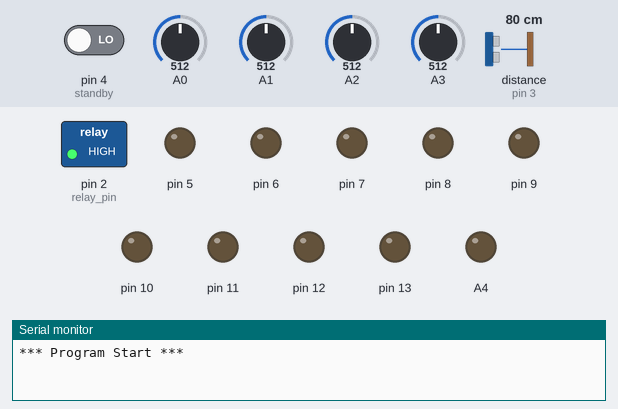
The sketch below on a simulated Arduino Uno, built with avr-gcc and run on an emulated ATmega328P. On the bench: switched loads named in the sketch (green lamp = pin HIGH), output pins drawn as LEDs (lit = HIGH), the last lines printed to the serial monitor. Wiring (inferred from the names in the program): ultrasonic range finder: trigger pin 3; echo pin 3. Dashed ring = blinking. The inputs (shaded band) are chosen by the test bench; at power-on: distance to the obstacle (sensor on pin 3) 80 cm, pin 4 (standby) LOW, A3 = 512, A0 = 512, A1 = 512, A2 = 512. The echo pulse lasts 58.3 µs per cm; pins used as bus, display or sensor lines are not drawn.

Above: at 1.2 s.
1.3 s: distance to the obstacle (sensor on pin 3) set to 22 cm
2.8 s: distance to the obstacle (sensor on pin 3) set to 18 cm
At 3.8 s:
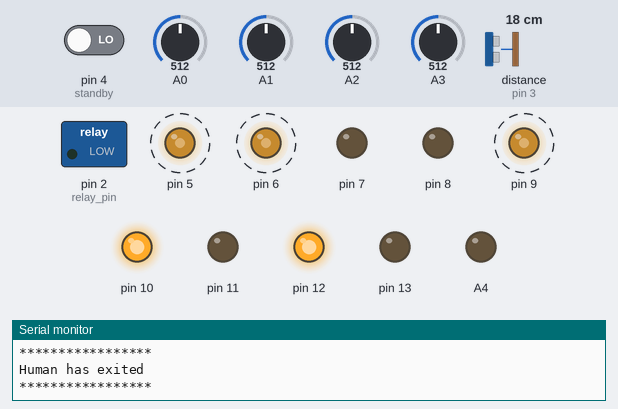
5.8 s: distance to the obstacle (sensor on pin 3) set to 35 cm
At 7.0 s:
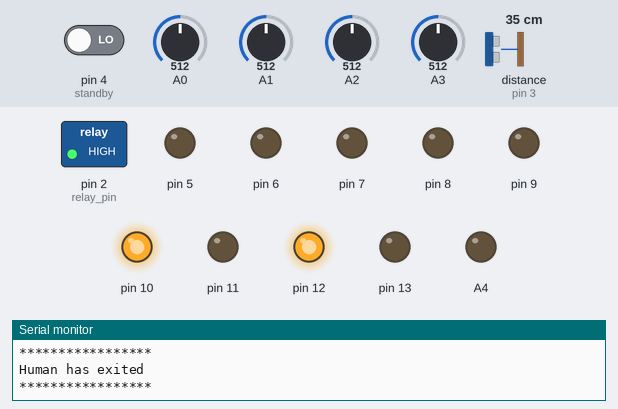
7.8 s: distance to the obstacle (sensor on pin 3) set to 2 cm
At 8.35 s:
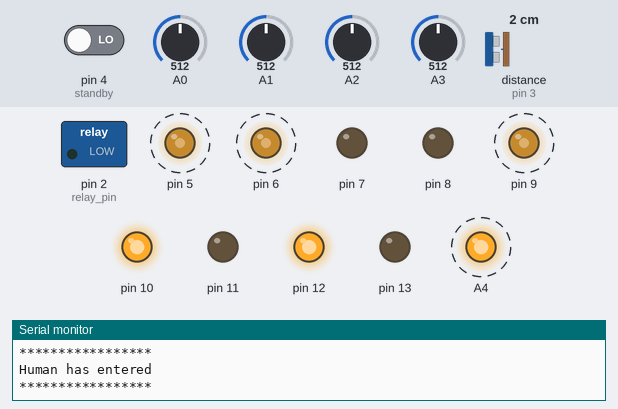
10.8 s: pin 4 (standby) driven HIGH
At 12.8 s:
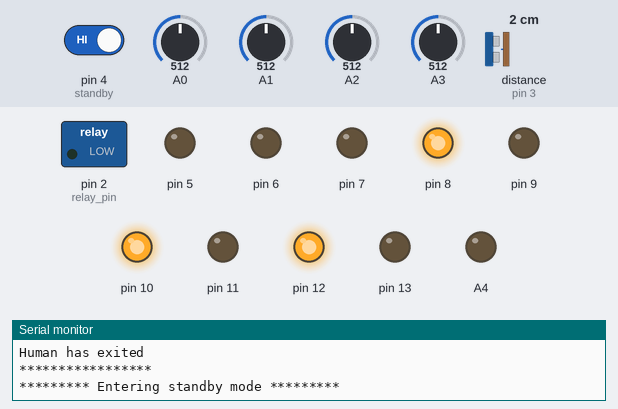
13.8 s: A3 set to 716
Timing chart, 0 to 17.8 s (numbered marks = the images above; inputs shaded):
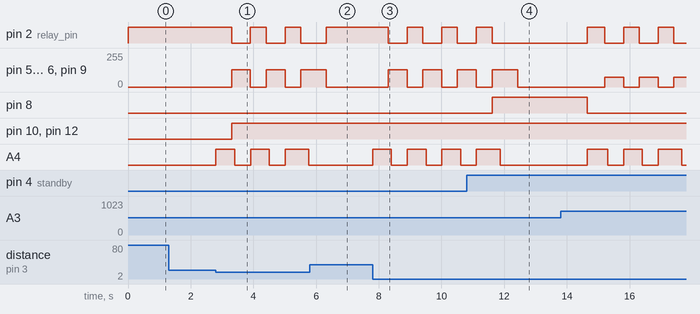

The sketch:

main.ino
```cpp
/// Define Factory namespace to interface with different inputs and outputs

namespace Factory {
    // Analog ranges of components
    const int ldr_low = 54, ldr_high = 974;
    const int led_low = 0, led_high = 255;
    int analog_tmp_low = 20, analog_tmp_high = 358;
    const int motor_low = 0, motor_high = 255;

    // Range of physical quantities
    const int temp_low = -40, temp_high = 125;
    const int lux_min = 10, lux_max = 5000;

   	//--------------------------- INPUT CONTROLLER FOR FACTORY -------------------------------------------

    /* Hold Standby Button Data */
    struct Stand_by {
        Stand_by(int btn_pin, int led_pin, int count_pin, int presence_led):
        btn_pin{btn_pin}, led_pin{led_pin}, count_pin{count_pin}, presence_led{presence_led} {
            pinMode(btn_pin, INPUT);
            pinMode(led_pin, OUTPUT);
            pinMode(count_pin, OUTPUT);
            pinMode(presence_led, OUTPUT);
        }

        const int btn_pin;
        const int led_pin;
        const int count_pin;
        const int presence_led;

        int hours = 1;
        bool state = false;
        bool prev_state = false;
    };


    /* Weather Monitoring */
    struct Monitoring {
        Monitoring(int ldr_in, int ldr_out, int tmp_in, int tmp_out):
        ldr_in{ldr_in}, ldr_out{ldr_out}, tmp_in{tmp_in}, tmp_out{tmp_out} {
            pinMode(ldr_in, INPUT);
            pinMode(ldr_out, INPUT);
            pinMode(tmp_in, INPUT);
            pinMode(tmp_out, INPUT);
        }

        const int ldr_in;
        const int ldr_out;
        const int tmp_in;
        const int tmp_out;
    };

    /* Controller class for input methods */
    class Input {
        public:
            Input(int ultrasonic, Stand_by standby, Monitoring monitoring);

            /* Handle human presence */
            double read_ultrasonic_ping() const;
            double pulse_to_distance(double ping) const { return ping * 0.01723; }

            bool get_human_presence() const { return human_presence; }
            void set_human_presence(bool presence) { human_presence = presence; }
            void toggle_presence_led(bool state) const { digitalWrite(standby.presence_led, state); }

            /* Handle standby mode input */
            bool is_standby() const { return standby.state; }
            int get_standby_hours() const { return standby.hours; }
            void reset_standby();

            void toggle_standby_led(bool state) const { digitalWrite(standby.led_pin, state); }
            void check_standby_input(int max_hours);

            /* Read and Write weather information */
            int read_ldr_in() const { return analogRead(monitor.ldr_in); }
            int read_tmp_in() const { return analogRead(monitor.tmp_in); }
            int read_ldr_out() const { return analogRead(monitor.ldr_out); }
            int read_tmp_out() const { return analogRead(monitor.tmp_out); }

            int analog_to_celsius(int analog) const;
            int analog_to_lux(int analog) const;

            void weather_feedback() const;
        private:
            const int ultrasonic;

            // Standby Mode
            Stand_by standby;
            bool human_presence = false;

            // Weather
            const Monitoring monitor;
    };

    Input::Input(int ultrasonic, Stand_by standby, Monitoring monitor):
        ultrasonic{ultrasonic}, standby{standby}, monitor{monitor}
    {
        // Initialize pins to arduino board
        pinMode(ultrasonic, INPUT);
    }

    int Input::analog_to_celsius(int analog) const {
        int value = (analog - 20) * 3.04;
        int celsius = map(value, 0, 1023, temp_low, temp_high);
        return celsius;
    }

    int Input::analog_to_lux(int analog) const {
        return map(analog, 0, 1023, lux_min, lux_max);
    }

    // Test ultrasonic ping and return distance
    double Input::read_ultrasonic_ping() const {
        pinMode(ultrasonic, OUTPUT); // Clear the trigger
        digitalWrite(ultrasonic, LOW);
        delayMicroseconds(2);

        digitalWrite(ultrasonic, HIGH);
        delayMicroseconds(10);

        digitalWrite(ultrasonic, LOW);
        pinMode(ultrasonic, INPUT);

        double distance = pulse_to_distance(pulseIn(ultrasonic, HIGH));
        return distance;
    }

    /* Check for standby toggle and hours input */
    void Input::check_standby_input(int max_hours) {
        // Detect standby toggle ON and OFF
        bool new_state = digitalRead(standby.btn_pin);
        if(standby.prev_state == false && new_state == true) {
            digitalWrite(standby.led_pin, !standby.state);
            standby.state = !standby.state;

            String message = "*** Standby mode is on ***";
            if(!standby.state) message.replace("on", "off");
            Serial.println(message);
        }

        // Save new state in a variable
        standby.prev_state = new_state;

        // Detect input for standby time
        bool count_state = digitalRead(standby.count_pin);
        if(count_state) {
            standby.hours++;

            // Reset counter to 1 hour, if value exceeds max hours
            if(standby.hours >= (max_hours + 1)) standby.hours = 1;

            Serial.println("Standby set to " + String(standby.hours) + " hours");
            delay(300);
        }
    }

    void Input::reset_standby() {
        standby.hours = 1;
        standby.state = false;
    }

    void Input::weather_feedback() const {
        // Lighting Feedback
        int analog_light = read_ldr_out();
        Serial.println("***************** WEATHER FEEDBACK *****************\n");

        if (analog_light >= 800) {
            Serial.println("It is bright outside. Utilize sunshine to minimize energy usage");
        } else if (analog_light >= 500) {
            Serial.println("Outdoor lighting is fading. It will be dark soon");
        } else {
            Serial.println("It is dark outside. Maximise sunlight usage during the day");
        }

        int lux = analog_to_lux(analog_light);
        Serial.println("Light Intensity: " + String(lux) + " lux\n\n");

        // Temperature feedback
        int analog_tmp = read_tmp_out();
        int temp_c = analog_to_celsius(analog_tmp);

        if (temp_c > 18 && temp_c < 28) Serial.println("Optimal temperature outside. Allow airflow");

        Serial.println("Temperature: " + String(temp_c) + " C");

        Serial.println("****************************************************\n\n");

        // Plot values
        Serial.println(temp_c);
    }

   	//--------------------------- OUTPUT CONTROLLER FOR FACTORY ------------------------------------------

    /* Store motor connections as an object */
    struct Motor {
        Motor(int in3, int in4, int pwm): in3{in3}, in4{in4}, pwm{pwm} {
            pinMode(in3, OUTPUT);
            pinMode(in4, OUTPUT);
            pinMode(pwm, OUTPUT);
        }

        void run(bool state_in3, bool state_in4, int pwm_analog) const {
            digitalWrite(in3, state_in3);
            digitalWrite(in4, state_in4);
            analogWrite(pwm, pwm_analog);
        }

        const int in3;
        const int in4;
        const int pwm;
    };

    /* Store LED connections as an object */
    struct LED_Set {
        LED_Set(int set_1, int set_2, int set_3): set_1{set_1}, set_2{set_2}, set_3{set_3} {
            pinMode(set_1, OUTPUT);
            pinMode(set_2, OUTPUT);
            pinMode(set_3, OUTPUT);
        }

        void analog_lighting(int analog) const {
            analogWrite(set_1, analog);
            analogWrite(set_2, analog);
            analogWrite(set_3, analog);
        }

        void lighting_digital(bool state) const {
            digitalWrite(set_1, state);
            digitalWrite(set_2, state);
            digitalWrite(set_3, state);
        }

        const int set_1;
        const int set_2;
        const int set_3;
    };

    class Output {
        public:
            Output(int relay, Motor m_cooling, Motor m_process, LED_Set led_set);
            void toggle_relay(bool state) const { digitalWrite(relay, state); }
            void adjust_lighting(int intensity) const;
            void adjust_cooling(int analog) const;
            void run_processing_unit() const;
            void lighting_digital(bool state) const { led_set.lighting_digital(state); };
        private:
            const int relay;
            const Motor m_cooling;
            const Motor m_process;
            const LED_Set led_set;
    };

    /* Controller class for output methods */
    Output::Output(int relay, Motor m_cooling, Motor m_process, LED_Set led_set):
        relay{relay}, m_cooling{m_cooling}, m_process{m_process}, led_set{led_set} {
            // Initialize pins to arduino board
            pinMode(relay, OUTPUT);
    }

    /* Adjust lighting based on light intensity */
    void Output::adjust_lighting(int intensity) const {
        int mapped = map(intensity, ldr_low, ldr_high, led_low, led_high);

        // Higher intensity will require lesser lighting
        mapped = led_high - mapped;
        led_set.analog_lighting(mapped);
    }

    /* Adjust cooling units based on temperature analog */
    void Output::adjust_cooling(int analog) const {
        // RPM of motor should be directly proportional to temperature
        int m_out = map(analog, analog_tmp_low, analog_tmp_high, motor_low, motor_high);
        m_cooling.run(false, true, m_out);
    }

    void Output::run_processing_unit() const {
        m_process.run(false, true, motor_high);
        delay(100);
    }
};

/* Input Components */

const int ultrasonic = 3;

// btn_pin, led_pin, count_btn_pin, presence_led
const Factory::Stand_by standby {4, 8, 7, A4};

// ldr_in, ldr_out, tmp_in, tmp_out
const Factory::Monitoring monitoring{A3, A0, A2, A1};

Factory::Input in_fct{ultrasonic, standby, monitoring};

/* Output Components */

const int relay_pin = 2;

// in3, in4, pwm
Factory::Motor m_cooling {13, 12, 10};
Factory::Motor m_process {11, 0, 1};
// set_1, set_2, set_3
Factory::LED_Set led_set{5, 6, 9};

Factory::Output out_fct{relay_pin, m_cooling, m_process, led_set};

void setup() {
    Serial.begin(9600);
    Serial.println("*** Program Start ***\n\n");
}

unsigned long prev_feedback_time;

void loop()
{
    using namespace Factory;
    double ping_distance = in_fct.read_ultrasonic_ping();
    const int min_distance = 20;

    // Detect human presence if ping distance is less than or equal to minimum distance
    if(ping_distance <= min_distance) {
        // If human was already present => set state to false
        // If human was not present => set state to true
        bool state = !in_fct.get_human_presence();
        in_fct.set_human_presence(state);
        in_fct.toggle_presence_led(state);

        String message = "*****************\nHuman has entered\n*****************\n\n";
        if(!state) message.replace("entered", "exited");
        Serial.println(message);

        delay(500);
    }

    if(in_fct.get_human_presence()) {
        // Human is present

        // Note: Relay is ON for LOW state and OFF for HIGH state
        out_fct.toggle_relay(false);

        // Check input for standby mode
        int max_standby_hrs = 10;
        in_fct.check_standby_input(max_standby_hrs);

        // Adjust lighting to save energy
        int light_intensity = in_fct.read_ldr_in();
        out_fct.adjust_lighting(light_intensity);

        // Adjust cooling to save energy
        int analog_tmp_in = in_fct.read_tmp_in();
        out_fct.adjust_cooling(analog_tmp_in);

        // Run required processing units
        out_fct.run_processing_unit();

        // Periodically provide weather feedback with energy saving-suggestions
        int feedback_period = 5000;
        if(millis() - prev_feedback_time >= feedback_period) {
            prev_feedback_time = millis();
            in_fct.weather_feedback();
        }
    } else {
        // Human is not present

        // Turn of all lighting
        out_fct.lighting_digital(false);

        // Check whether standby mode is enabled
        if(in_fct.is_standby()) {
            out_fct.toggle_relay(false); // Turn on
            Serial.println("********* Entering standby mode *********");
            int run_hours = in_fct.get_standby_hours();

            // Run units for specified hours
            for(int i = 0; i <= run_hours; i++) {
                out_fct.run_processing_unit();
                delay(1000);
                Serial.println("=== Standby - " + String(i+1) + "hour(s) elapsed ===");
            }

            // Reset systems
            Serial.println("********* Standby period is over *********");
            in_fct.toggle_standby_led(false);
            out_fct.toggle_relay(true);

            in_fct.reset_standby();
        } else {
            // Standby mode is not enabled
            out_fct.toggle_relay(true); // turn off
        }
    }
}
```

Measured:
- the behaviour switches between 21 and 20 cm on distance to the obstacle (sensor on pin 3) (found by bisection; images 0 and 1)
- after the input at 1.3 s, every drawn part: stays the same
- after the input at 2.8 s, pin 2 (relay_pin): alternates HIGH for 0.50 s and LOW for 0.60 s, starting after 0.50 s; pin 5, pin 6, pin 9: alternates 129/255 for 0.60 s and 0/255 for 0.50 s, starting after 0.50 s; pin 10, pin 12: LOW → HIGH after 0.50 s; A4: goes HIGH 0.60 s, LOW 0.50 s, HIGH 0.60 s, LOW 0.50 s, HIGH 0.76 s, then LOW, starting at once
- after the input at 5.8 s, pin 2 (relay_pin): goes on until 6.3 s, then stays HIGH; pin 5, pin 6, pin 9: goes on until 6.3 s, then stays 0/255; A4: stays LOW (without the input it goes to HIGH after 0.53 s)
- after the input at 7.8 s, pin 2 (relay_pin): alternates HIGH for 0.50 s and LOW for 0.60 s, starting after 0.50 s; pin 5, pin 6, pin 9: alternates 129/255 for 0.60 s and 0/255 for 0.50 s, starting after 0.50 s; A4: alternates HIGH for 0.60 s and LOW for 0.50 s, starting at once
- after the input at 10.8 s, pin 2 (relay_pin): goes on until 11.6 s, then stays LOW; pin 5, pin 6, pin 9: goes on until 12.4 s, then stays 0/255; pin 8: LOW → HIGH after 0.81 s; A4: goes on until 11.9 s, then stays LOW
